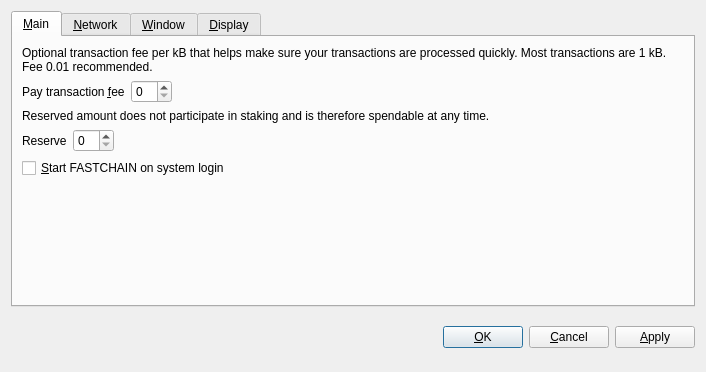
<?xml version="1.0" encoding="UTF-8"?>
<ui version="4.0">
 <class>OptionsDialog</class>
 <widget class="QDialog" name="OptionsDialog">
  <property name="geometry">
   <rect>
    <x>0</x>
    <y>0</y>
    <width>706</width>
    <height>372</height>
   </rect>
  </property>
  <property name="windowTitle">
   <string>Options</string>
  </property>
  <property name="styleSheet">
   <string notr="true">background-image: url(:/images/bg2);</string>
  </property>
  <property name="modal">
   <bool>true</bool>
  </property>
  <layout class="QVBoxLayout" name="verticalLayout">
   <item>
    <widget class="QTabWidget" name="tabWidget">
     <property name="tabPosition">
      <enum>QTabWidget::North</enum>
     </property>
     <property name="currentIndex">
      <number>0</number>
     </property>
     <widget class="QWidget" name="tabMain">
      <attribute name="title">
       <string>&amp;Main</string>
      </attribute>
      <layout class="QVBoxLayout" name="verticalLayout_Main">
       <item>
        <widget class="QLabel" name="transactionFeeInfoLabel">
         <property name="text">
          <string>Optional transaction fee per kB that helps make sure your transactions are processed quickly. Most transactions are 1 kB. Fee 0.01 recommended.</string>
         </property>
         <property name="textFormat">
          <enum>Qt::PlainText</enum>
         </property>
         <property name="wordWrap">
          <bool>true</bool>
         </property>
        </widget>
       </item>
       <item>
        <layout class="QHBoxLayout" name="horizontalLayoutFee">
         <item>
          <widget class="QLabel" name="transactionFeeLabel">
           <property name="text">
            <string>Pay transaction &amp;fee</string>
           </property>
           <property name="textFormat">
            <enum>Qt::PlainText</enum>
           </property>
           <property name="buddy">
            <cstring>transactionFee</cstring>
           </property>
          </widget>
         </item>
         <item>
          <widget class="BitcoinAmountField" name="transactionFee"/>
         </item>
         <item>
          <spacer name="horizontalSpacerFee">
           <property name="orientation">
            <enum>Qt::Horizontal</enum>
           </property>
           <property name="sizeHint" stdset="0">
            <size>
             <width>40</width>
             <height>20</height>
            </size>
           </property>
          </spacer>
         </item>
        </layout>
       </item>
       <item>
        <widget class="QLabel" name="reserveBalanceInfoLabel">
         <property name="text">
          <string>Reserved amount does not participate in staking and is therefore spendable at any time.</string>
         </property>
         <property name="textFormat">
          <enum>Qt::PlainText</enum>
         </property>
         <property name="wordWrap">
          <bool>true</bool>
         </property>
        </widget>
       </item>
       <item>
        <layout class="QHBoxLayout" name="horizontalLayoutReserveBalance">
         <item>
          <widget class="QLabel" name="reserveBalanceLabel">
           <property name="text">
            <string>Reserve</string>
           </property>
           <property name="textFormat">
            <enum>Qt::PlainText</enum>
           </property>
           <property name="buddy">
            <cstring>reserveBalance</cstring>
           </property>
          </widget>
         </item>
         <item>
          <widget class="BitcoinAmountField" name="reserveBalance"/>
         </item>
         <item>
          <spacer name="horizontalSpacerReserveBalance">
           <property name="orientation">
            <enum>Qt::Horizontal</enum>
           </property>
           <property name="sizeHint" stdset="0">
            <size>
             <width>40</width>
             <height>20</height>
            </size>
           </property>
          </spacer>
         </item>
        </layout>
       </item>
       <item>
        <widget class="QCheckBox" name="bitcoinAtStartup">
         <property name="toolTip">
          <string>Automatically start FASTCHAIN after logging in to the system.</string>
         </property>
         <property name="text">
          <string>&amp;Start FASTCHAIN on system login</string>
         </property>
        </widget>
       </item>
       <item>
        <spacer name="verticalSpacer_Main">
         <property name="orientation">
          <enum>Qt::Vertical</enum>
         </property>
         <property name="sizeHint" stdset="0">
          <size>
           <width>20</width>
           <height>40</height>
          </size>
         </property>
        </spacer>
       </item>
      </layout>
     </widget>
     <widget class="QWidget" name="tabNetwork">
      <attribute name="title">
       <string>&amp;Network</string>
      </attribute>
      <layout class="QVBoxLayout" name="verticalLayout_Network">
       <item>
        <widget class="QCheckBox" name="mapPortUpnp">
         <property name="toolTip">
          <string>Automatically open the FASTCHAIN client port on the router. This only works when your router supports UPnP and it is enabled.</string>
         </property>
         <property name="text">
          <string>Map port using &amp;UPnP</string>
         </property>
        </widget>
       </item>
       <item>
        <widget class="QCheckBox" name="connectSocks">
         <property name="toolTip">
          <string>Connect to the FASTCHAIN network through a SOCKS proxy (e.g. when connecting through Tor).</string>
         </property>
         <property name="text">
          <string>&amp;Connect through SOCKS proxy:</string>
         </property>
        </widget>
       </item>
       <item>
        <layout class="QHBoxLayout" name="horizontalLayout_Network">
         <item>
          <widget class="QLabel" name="proxyIpLabel">
           <property name="text">
            <string>Proxy &amp;IP:</string>
           </property>
           <property name="textFormat">
            <enum>Qt::PlainText</enum>
           </property>
           <property name="buddy">
            <cstring>proxyIp</cstring>
           </property>
          </widget>
         </item>
         <item>
          <widget class="QValidatedLineEdit" name="proxyIp">
           <property name="maximumSize">
            <size>
             <width>140</width>
             <height>16777215</height>
            </size>
           </property>
           <property name="toolTip">
            <string>IP address of the proxy (e.g. 127.0.0.1)</string>
           </property>
          </widget>
         </item>
         <item>
          <widget class="QLabel" name="proxyPortLabel">
           <property name="text">
            <string>&amp;Port:</string>
           </property>
           <property name="textFormat">
            <enum>Qt::PlainText</enum>
           </property>
           <property name="buddy">
            <cstring>proxyPort</cstring>
           </property>
          </widget>
         </item>
         <item>
          <widget class="QLineEdit" name="proxyPort">
           <property name="maximumSize">
            <size>
             <width>55</width>
             <height>16777215</height>
            </size>
           </property>
           <property name="toolTip">
            <string>Port of the proxy (e.g. 9050)</string>
           </property>
          </widget>
         </item>
         <item>
          <widget class="QLabel" name="socksVersionLabel">
           <property name="text">
            <string>SOCKS &amp;Version:</string>
           </property>
           <property name="textFormat">
            <enum>Qt::PlainText</enum>
           </property>
           <property name="buddy">
            <cstring>socksVersion</cstring>
           </property>
          </widget>
         </item>
         <item>
          <widget class="QValueComboBox" name="socksVersion">
           <property name="toolTip">
            <string>SOCKS version of the proxy (e.g. 5)</string>
           </property>
          </widget>
         </item>
         <item>
          <spacer name="horizontalSpacer_Network">
           <property name="orientation">
            <enum>Qt::Horizontal</enum>
           </property>
           <property name="sizeHint" stdset="0">
            <size>
             <width>40</width>
             <height>20</height>
            </size>
           </property>
          </spacer>
         </item>
        </layout>
       </item>
       <item>
        <spacer name="verticalSpacer_Network">
         <property name="orientation">
          <enum>Qt::Vertical</enum>
         </property>
         <property name="sizeHint" stdset="0">
          <size>
           <width>20</width>
           <height>40</height>
          </size>
         </property>
        </spacer>
       </item>
      </layout>
     </widget>
     <widget class="QWidget" name="tabWindow">
      <attribute name="title">
       <string>&amp;Window</string>
      </attribute>
      <layout class="QVBoxLayout" name="verticalLayout_Window">
       <item>
        <widget class="QCheckBox" name="minimizeToTray">
         <property name="toolTip">
          <string>Show only a tray icon after minimizing the window.</string>
         </property>
         <property name="text">
          <string>&amp;Minimize to the tray instead of the taskbar</string>
         </property>
        </widget>
       </item>
       <item>
        <widget class="QCheckBox" name="minimizeOnClose">
         <property name="toolTip">
          <string>Minimize instead of exit the application when the window is closed. When this option is enabled, the application will be closed only after selecting Quit in the menu.</string>
         </property>
         <property name="text">
          <string>M&amp;inimize on close</string>
         </property>
        </widget>
       </item>
       <item>
        <spacer name="verticalSpacer_Window">
         <property name="orientation">
          <enum>Qt::Vertical</enum>
         </property>
         <property name="sizeHint" stdset="0">
          <size>
           <width>20</width>
           <height>40</height>
          </size>
         </property>
        </spacer>
       </item>
      </layout>
     </widget>
     <widget class="QWidget" name="tabDisplay">
      <attribute name="title">
       <string>&amp;Display</string>
      </attribute>
      <layout class="QVBoxLayout" name="verticalLayout_Display">
       <item>
        <layout class="QHBoxLayout" name="horizontalLayout_1_Display">
         <item>
          <widget class="QLabel" name="langLabel">
           <property name="text">
            <string>User Interface &amp;language:</string>
           </property>
           <property name="textFormat">
            <enum>Qt::PlainText</enum>
           </property>
           <property name="buddy">
            <cstring>lang</cstring>
           </property>
          </widget>
         </item>
         <item>
          <widget class="QValueComboBox" name="lang">
           <property name="toolTip">
            <string>The user interface language can be set here. This setting will take effect after restarting FASTCHAIN.</string>
           </property>
          </widget>
         </item>
        </layout>
       </item>
       <item>
        <layout class="QHBoxLayout" name="horizontalLayout_2_Display">
         <item>
          <widget class="QLabel" name="unitLabel">
           <property name="text">
            <string>&amp;Unit to show amounts in:</string>
           </property>
           <property name="textFormat">
            <enum>Qt::PlainText</enum>
           </property>
           <property name="buddy">
            <cstring>unit</cstring>
           </property>
          </widget>
         </item>
         <item>
          <widget class="QValueComboBox" name="unit">
           <property name="toolTip">
            <string>Choose the default subdivision unit to show in the interface and when sending coins.</string>
           </property>
          </widget>
         </item>
        </layout>
       </item>
       <item>
        <widget class="QCheckBox" name="displayAddresses">
         <property name="toolTip">
          <string>Whether to show FASTCHAIN addresses in the transaction list or not.</string>
         </property>
         <property name="text">
          <string>&amp;Display addresses in transaction list</string>
         </property>
        </widget>
       </item>
       <item>
        <widget class="QCheckBox" name="coinControlFeatures">
         <property name="toolTip">
          <string>Whether to show coin control features or not.</string>
         </property>
         <property name="text">
          <string>Display coin &amp;control features (experts only!)</string>
         </property>
        </widget>
       </item>
       <item>
        <spacer name="verticalSpacer_Display">
         <property name="orientation">
          <enum>Qt::Vertical</enum>
         </property>
         <property name="sizeHint" stdset="0">
          <size>
           <width>20</width>
           <height>40</height>
          </size>
         </property>
        </spacer>
       </item>
      </layout>
     </widget>
    </widget>
   </item>
   <item>
    <layout class="QHBoxLayout" name="horizontalLayout_Buttons">
     <item>
      <spacer name="horizontalSpacer_1">
       <property name="orientation">
        <enum>Qt::Horizontal</enum>
       </property>
       <property name="sizeHint" stdset="0">
        <size>
         <width>40</width>
         <height>48</height>
        </size>
       </property>
      </spacer>
     </item>
     <item>
      <widget class="QLabel" name="statusLabel">
       <property name="font">
        <font>
         <weight>75</weight>
         <bold>true</bold>
        </font>
       </property>
       <property name="text">
        <string/>
       </property>
       <property name="textFormat">
        <enum>Qt::PlainText</enum>
       </property>
       <property name="wordWrap">
        <bool>true</bool>
       </property>
      </widget>
     </item>
     <item>
      <spacer name="horizontalSpacer_2">
       <property name="orientation">
        <enum>Qt::Horizontal</enum>
       </property>
       <property name="sizeHint" stdset="0">
        <size>
         <width>40</width>
         <height>48</height>
        </size>
       </property>
      </spacer>
     </item>
     <item>
      <widget class="QPushButton" name="okButton">
       <property name="text">
        <string>&amp;OK</string>
       </property>
      </widget>
     </item>
     <item>
      <widget class="QPushButton" name="cancelButton">
       <property name="text">
        <string>&amp;Cancel</string>
       </property>
       <property name="autoDefault">
        <bool>false</bool>
       </property>
      </widget>
     </item>
     <item>
      <widget class="QPushButton" name="applyButton">
       <property name="text">
        <string>&amp;Apply</string>
       </property>
       <property name="autoDefault">
        <bool>false</bool>
       </property>
      </widget>
     </item>
    </layout>
   </item>
  </layout>
 </widget>
 <customwidgets>
  <customwidget>
   <class>BitcoinAmountField</class>
   <extends>QSpinBox</extends>
   <header>bitcoinamountfield.h</header>
  </customwidget>
  <customwidget>
   <class>QValueComboBox</class>
   <extends>QComboBox</extends>
   <header>qvaluecombobox.h</header>
  </customwidget>
  <customwidget>
   <class>QValidatedLineEdit</class>
   <extends>QLineEdit</extends>
   <header>qvalidatedlineedit.h</header>
  </customwidget>
 </customwidgets>
 <resources/>
 <connections/>
</ui>
